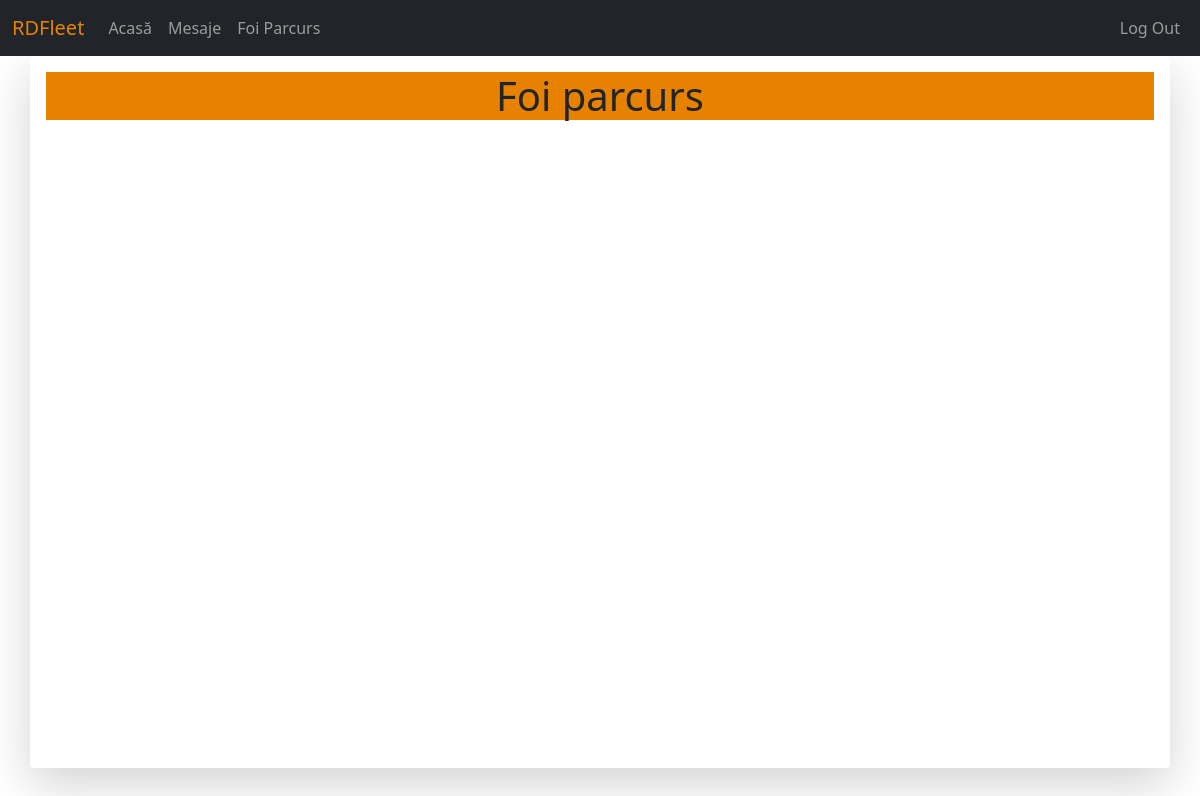
Page /parcurs/ (signed in) on the earlier database version.
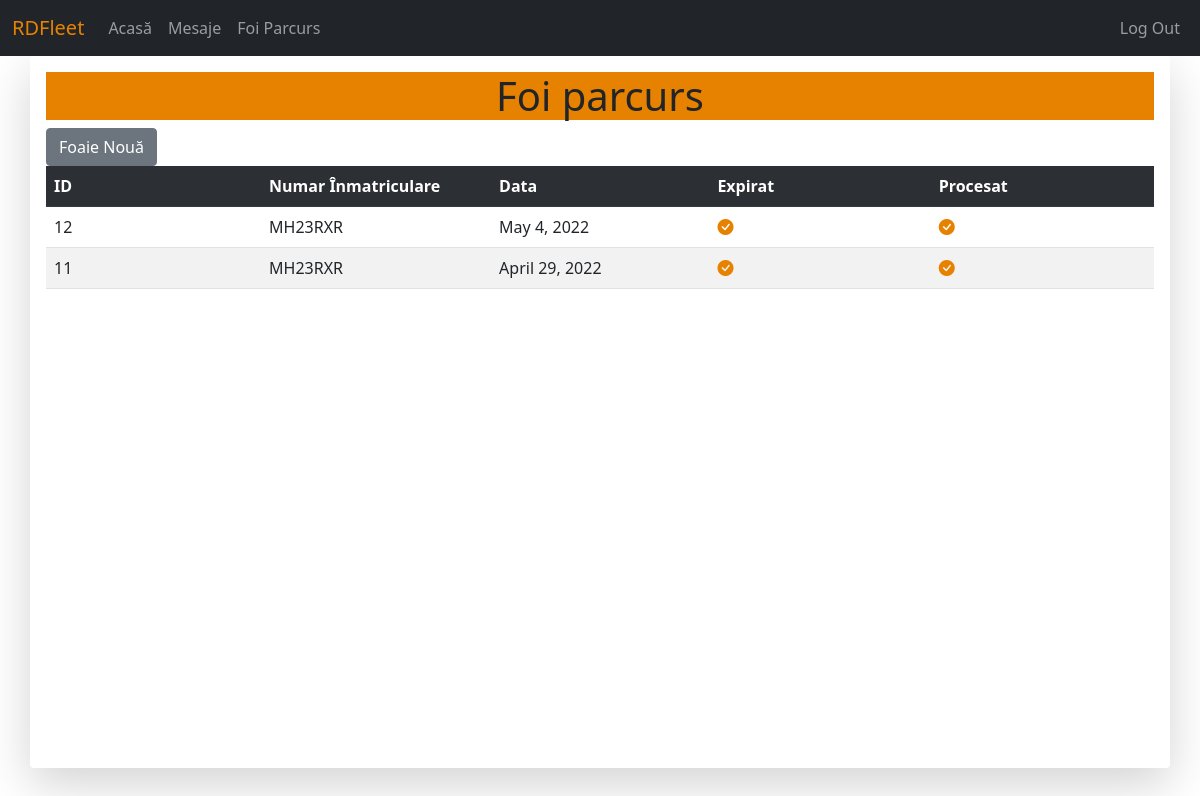
Same page on the later database version.
### pages/models.py (models this page shows)
class FoaieParcurs(models.Model):
	vehicle = models.ForeignKey(Vehicle, on_delete=models.SET_NULL, null=True, verbose_name="Nr. Înmatriculare", blank = True)
	creation_date = models.DateField(verbose_name="Data")
	data_expirare = models.DateField(verbose_name="Data Expirare")
	expired = models.BooleanField(default=False)
	procesat = models.BooleanField(default=False)

### vehicles/models.py (models this page shows, shortened)
class Vehicle(models.Model):
	vehicle_plate = models.CharField(max_length = 10, unique = True, verbose_name = "Număr înmatriculare")
	vehicle_odometer = models.PositiveIntegerField(verbose_name = "Kilometraj")
	vehicle_itp = models.DateField(verbose_name = "ITP expiră la")
	vehicle_rca = models.DateField(verbose_name = "RCA expiră la")
	vehicle_last_service = models.PositiveIntegerField(verbose_name = "Ultimul service efectuat KM")
	vehicle_driver = models.ForeignKey(settings.AUTH_USER_MODEL, on_delete=models.SET_NULL, null = True, verbose_name = "Șoferul", blank = True)
	vehicle_category = models.ForeignKey(Category, on_delete=models.SET_NULL, null = True, verbose_name = "Categoria", blank = True)

### pages/views.py (the view, shortened to what this page needs)
# urls.py: path('parcurs/', views.FoaieView.as_view(), name='foaie-parcurs'), #lista foi parcurs pt un anumit vehicul
class FoaieView(View): #lista foi vehicul
	template_name = 'pages/lista_foi_parcurs.html'
	def get(self, request):
		if not request.user.is_authenticated:
			return redirect('home')
		if request.user.is_superuser:
			return redirect('home')
		context = {}
		veh = Vehicle.objects.filter(vehicle_driver=request.user)
		if veh:
			lista_foi = FoaieParcurs.objects.filter(vehicle=veh[0])
			exists = True
			for f in lista_foi:
				if f.data_expirare < datetime.date.today():
					f.expired = True
					f.save()
		else:
			lista_foi = None
			exists = None
		context['foi'] = lista_foi
		context['exists'] = exists
		return render(request, self.template_name, context)

### pages/templates/pages/lista_foi_parcurs.html (shortened to what this page needs)
{% extends 'base.html' %}
{% block content %}
	<h1 style="background-color: #e78200; text-align: center;">Foi parcurs</h1>
	{% if exists %}
	<form method = "POST"> {% csrf_token %}
		<input class='btn btn-secondary' type="submit" value="Foaie Nouă">
	</form>
	{% endif %}
	{% if foi %}
	<table class="table table-striped table-hover">
		<tr scope="row" class="table-dark">
			<th style="width: 250px;">ID</th>
			<th style="width: 250px;">Numar Înmatriculare</th>
			<th style="width: 250px;">Data</th>
			<th style="width: 250px;">Expirat</th>
			<th style="width: 250px;">Procesat</th>
		</tr>
		<tr scope="row">{% for foaie in foi reversed %}
			<td>{% if not foaie.procesat %}<a href="{% url 'foaie-detaliu' foaie.id %}">{{ foaie.id }}</a>{% else %}{{ foaie.id }}{% endif %}</td>
			<td>{{ foaie.vehicle.vehicle_plate }}</td>
			<td>{{ foaie.creation_date }}</td>
			<td>{% if foaie.expired %}
				<i class="bi bi-check-circle-fill" style="color:#e78200"></i>
				{% else %}
				<i class="bi bi-x-circle-fill" style="color:#e78200"></i>
			{% endif %}
			</td>
			<td>{% if foaie.procesat%}
				<i class="bi bi-check-circle-fill" style="color:#e78200"></i>
				{% else %}
				<i class="bi bi-x-circle-fill" style="color:#e78200"></i>
			{% endif %}
			</td>
		</tr>
		{% endfor %}
	</table>
	{% endif %}
{% endblock %}

### templates/base.html (shortened to what this page needs)
<!DOCTYPE html>
<html>
<head>
{% load static %}
<link href="https://cdn.jsdelivr.net/npm/bootstrap@5.0.2/dist/css/bootstrap.min.css" rel="stylesheet">
<link rel="stylesheet" href="https://cdn.jsdelivr.net/npm/bootstrap-icons@1.8.1/font/bootstrap-icons.css">
<link rel="stylesheet" href="{% static 'style.css' %}">
</head>
<body>
{% if request.user.is_authenticated %}
  {% if request.user.is_superuser %}
    {% include 'navbar_admin.html' %}
  {% else %}
    {% include 'navbar.html' %}
  {% endif %}
  <div class="container position-relative shadow-lg p-3 mb-5 bg-body rounded" style="height: 89vh; overflow: auto;">
    {% block content %}
    {% endblock %}
  </div>
{% endif %}
</body>
</html>

### templates/navbar.html (shortened to what this page needs)
<nav class="navbar sticky-top navbar-expand-lg navbar-dark bg-dark ms-auto" style="display: flex; justify-content: flex-end;">
  <div class="container-fluid">
    <a class="navbar-brand" href="/"><span style="color: #e78200;">RDFleet</span></a>
    <div class="collapse navbar-collapse" id="navbarNavAltMarkup">
      <div class="navbar-nav">
        <a class="nav-link" href="{% url 'home' %}">Acasă</a>
        <a class="nav-link" href="{% url 'inbox' %}">Mesaje</a>
        <a class="nav-link" href="{% url 'foaie-parcurs' %}">Foi Parcurs</a>
      </div>
      <div class="navbar-nav ms-auto">
        <a class="nav-link float-right" href="{% url 'logout' %}">Log Out</a>
      </div>
    </div>
  </div>
</nav>

### static/style.css (style rules this page uses)
body { margin:0; height: 100%; }

Differences in the rows shown:
added FoaieParcurs: id "12", vehicle.vehicle_plate "MH23RXR", creation_date "May 4, 2022", expired True (drawn), procesat True (drawn)
now on this page (row unchanged): FoaieParcurs: id "11", vehicle.vehicle_plate "MH23RXR", creation_date "April 29, 2022", expired True (drawn), procesat True (drawn)
Other differences:
form field value: (not shown) → "Foaie Nouă"
text now shown: "ID Numar Înmatriculare Data Expirat Procesat"
